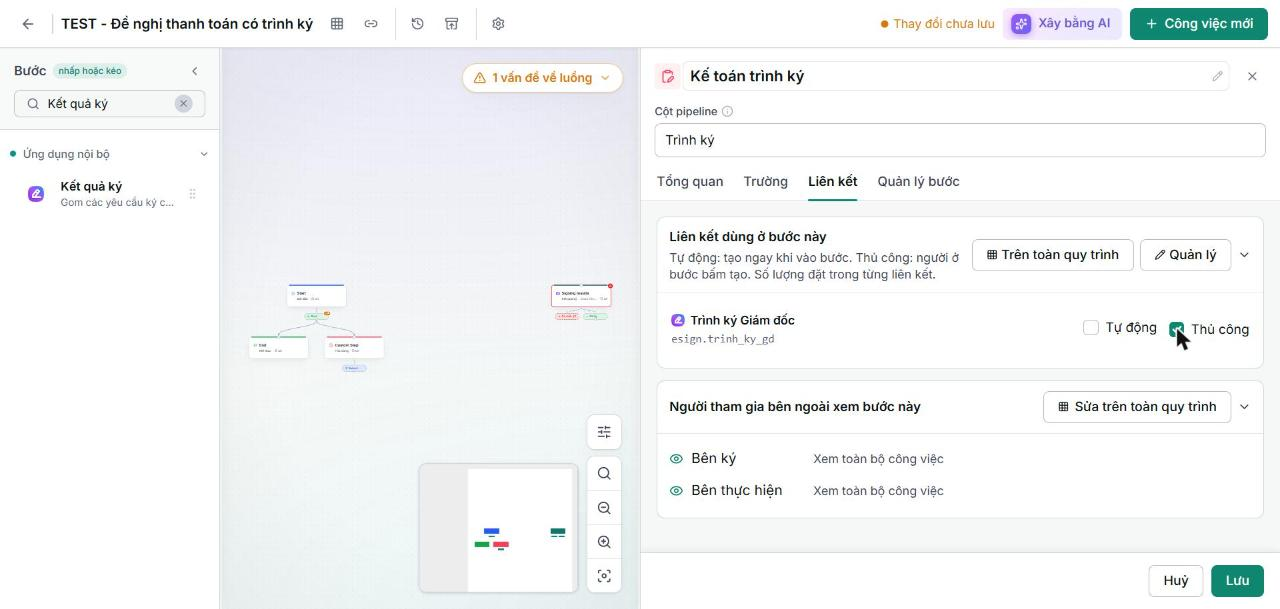
#> input picture src/raw/bpm_buoc_lienket_thucong.jpg, 1280 x 609 px; its folder holds only this picture in this run
$ python annos.py
#> lines starting #> are read from the running program, lines starting #| are printed output that depends on the picture
# -*- coding: utf-8 -*-
"""Ghim số + khung + làm mờ lên ảnh chụp. Vị trí ghim tìm bằng chữ (OCR cache ở ocr/*.json)
hoặc toạ độ (x0,y0,x1,y1) theo ảnh gốc 1280px.
Spec: A[key] = dict(m=[(1,'Trình ký'), (2,'Gửi ký',2), (3,(x0,y0,x1,y1))], blur=['email', (x0,y0,x1,y1)], S=1.35)"""
from PIL import Image, ImageDraw, ImageFont, ImageFilter
import os, json, re, unicodedata, sys

HERE = os.path.dirname(os.path.abspath(__file__))
RAW = os.path.join(HERE, 'raw')
OUT = os.path.join(HERE, 'img_out')
WEB = os.path.join(HERE, 'web')
FONT = '/usr/share/fonts/truetype/dejavu/DejaVuSans-Bold.ttf'
PIN = (0, 71, 204)
BOX = (0, 104, 255)


# [4 lines left out: function nd, not called in this run]


_O = {}


# [40 lines left out: functions words, locate, not called in this run]


def font(sz):
    return ImageFont.truetype(FONT, sz)


def resolve(key, spec, pad=5):
    if isinstance(spec, tuple) and len(spec) == 4 and all(isinstance(v, (int, float)) for v in spec):
        return spec
    if isinstance(spec, str):
        b = locate(key, spec)
    else:
        b = locate(key, spec[0], spec[1])
    return (b[0] - pad, b[1] - pad, b[2] + pad, b[3] + pad)


def render(key):
#> called with key = 'bpm_buoc_lienket_thucong'
    a = A.get(key, {})
    src = [f for f in os.listdir(RAW) if f.rsplit('.', 1)[0] == key][0]
    im = Image.open(os.path.join(RAW, src)).convert('RGB')
#> im is the input picture: PIL image 1280x609 RGB; mean R, G, B 243.7, 245.5, 246.3
    for spec in a.get('blur', []):
        b = resolve(key, spec, 2)
        b = tuple(int(v) for v in b)
        reg = im.crop(b).filter(ImageFilter.GaussianBlur(7))
        im.paste(reg, b[:2])
    crop = a.get('crop')
    if crop:
        im = im.crop(crop)
    ox, oy = (crop[0], crop[1]) if crop else (0, 0)
    S = a.get('S', 1.35)
    im = im.resize((int(im.width * S), int(im.height * S)), Image.LANCZOS)
#> im: PIL image 1728x822 RGB
    im = im.filter(ImageFilter.UnsharpMask(radius=1.2, percent=80, threshold=2))
    ov = Image.new('RGBA', im.size, (0, 0, 0, 0))
#> ov: PIL image 1728x822 RGBA; every value is 0
    d = ImageDraw.Draw(ov)
    f = font(19)
    marks = []
    for m in a.get('m', []):
        n, spec = m[0], m[1] if len(m) == 2 else (m[1], m[2])
        b = resolve(key, spec)
        b = ((b[0] - ox) * S, (b[1] - oy) * S, (b[2] - ox) * S, (b[3] - oy) * S)
        d.rounded_rectangle(b, radius=9, outline=BOX + (230,), width=2, fill=BOX + (16,))
        marks.append((n, b))
#> this loop made 3 passes
#> b on passes 1 to 3: (1089.5, 229.5, 1161, 270), (887, 410.4, 1705.1, 480.6), (1574.1, 429.3, 1690.2, 460.4)
#> after the loop, marks = [(1, (1089.5, 229.5, 1161, 270)), (2, (887, 410.4, 1705.1, 480.6)), (3, (1574.1, 429.3, 1690.2, 460.4))]
    for n, b in marks:
        r = 16
        cx, cy = max(r + 2, b[0] - 4), max(r + 2, b[1] - 4)
        d.ellipse((cx - r - 3, cy - r - 3, cx + r + 3, cy + r + 3), fill=(255, 255, 255, 255))
        d.ellipse((cx - r, cy - r, cx + r, cy + r), fill=PIN + (255,))
        t = str(n)
        w = d.textlength(t, font=f)
        d.text((cx - w / 2, cy - 12), t, font=f, fill=(255, 255, 255, 255))
#> this loop made 3 passes
#> (b, cx, cy, t) on passes 1 to 3: ((1089.5, 229.5, 1161, 270), 1085.5, 225.5, '1'), ((887, 410.4, 1705.1, 480.6), 883, 406.4, '2'), ((1574.1, 429.3, 1690.2, 460.4), 1570.1, 425.3, '3')
    im = Image.alpha_composite(im.convert('RGBA'), ov).convert('RGB')
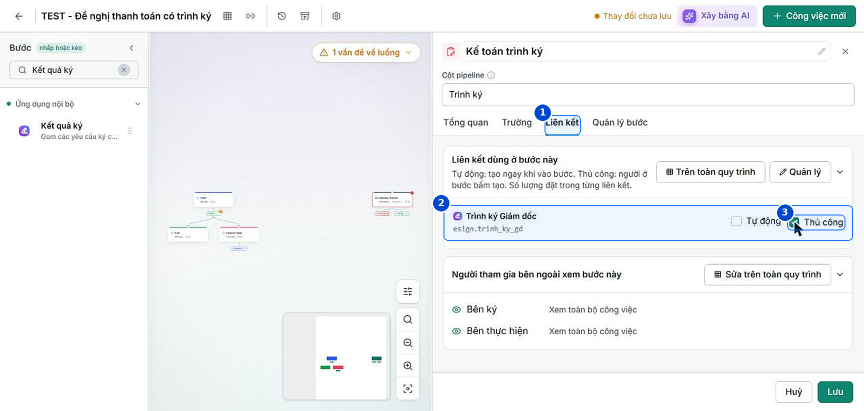
#> im: PIL image 1728x822 RGB (shown at 1/2 size); mean R, G, B 241.5, 243.9, 245.7
    os.makedirs(OUT, exist_ok=True)
    os.makedirs(WEB, exist_ok=True)
    im.save(os.path.join(OUT, key + '.jpg'), quality=90, subsampling=0, optimize=True)
    im.save(os.path.join(WEB, key + '.webp'), 'WEBP', quality=82, method=6)
    return key, im.size


from annos_spec import A  # noqa: E402

if __name__ == '__main__':
    keys = sys.argv[1:] or sorted(f.rsplit('.', 1)[0] for f in os.listdir(RAW))
    bad = []
    for k in keys:
        try:
            render(k)
        except KeyError as e:
            bad.append(str(e))
    print('ok', len(keys) - len(bad))
    print('\n'.join(bad))

$ run again, on src/raw/bpm_cv_nut_trinhky.jpg
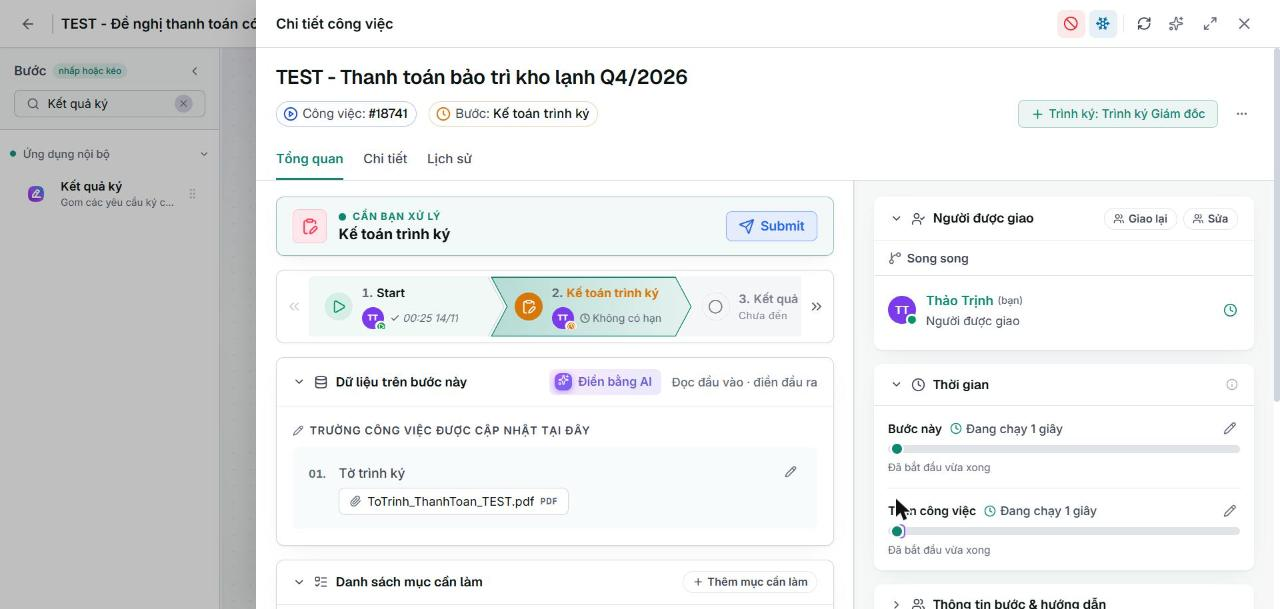
#> input picture src/raw/bpm_cv_nut_trinhky.jpg, 1280 x 609 px
#> in render, im is the input picture: PIL image 1280x609 RGB; mean R, G, B 232.7, 234.1, 234.3
#> ov: PIL image 1728x822 RGBA; every value is 0
#> the loop in render, `for m in a.get('m', []):` made 2 passes
#> b on passes 1 to 2: (1374.3, 133.7, 1644.3, 172.8), (456.3, 657.5, 769.5, 696.6)
#> after the loop in render, `for m in a.get('m', []):`: marks = [(1, (1374.3, 133.7, 1644.3, 172.8)), (2, (456.3, 657.5, 769.5, 696.6))]
#> the loop in render, `for n, b in marks:` made 2 passes
#> (n, b, r, cx, cy, t, w) on passes 1 to 2: (1, (1374.3, 133.7, 1644.3, 172.8), 16, 1370.3, 129.7, '1', 13.22), (2, (456.3, 657.5, 769.5, 696.6), 16, 452.3, 653.5, '2', 13.22)
#> in render, `im = Image.alpha_composite(im.convert('RGBA'), ov).convert('RGB')`:
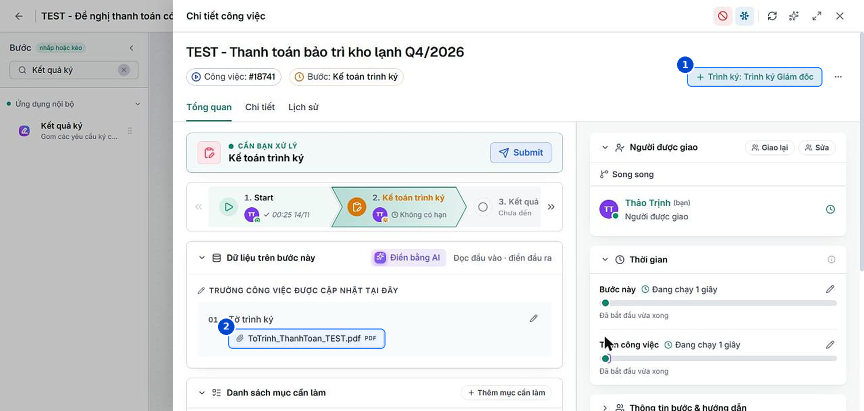
#> im: PIL image 1728x822 RGB (shown at 1/2 size); mean R, G, B 231.4, 232.9, 233.7
